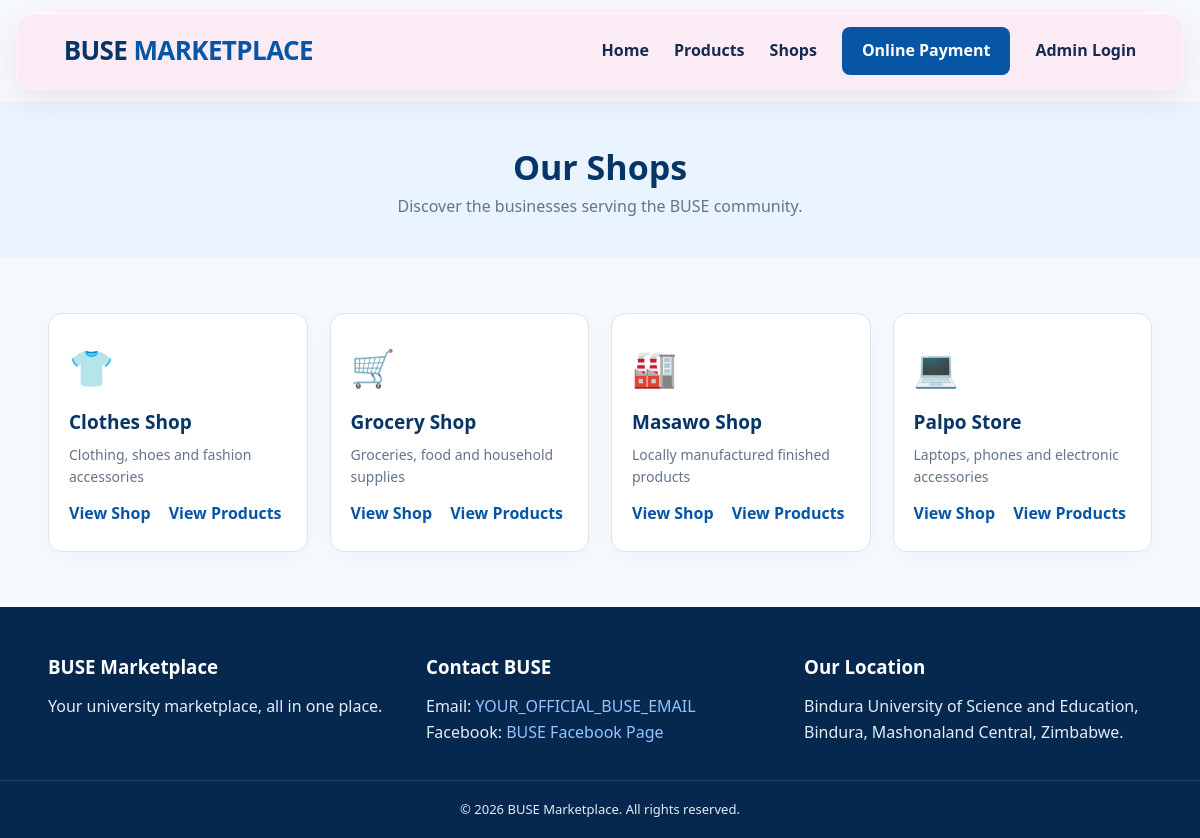
/php/shops.php, run on the app's committed database.
### tables this page shows
CREATE TABLE shops (
    id INT AUTO_INCREMENT PRIMARY KEY,
    shop_name VARCHAR(100) NOT NULL,
    description TEXT,
    location VARCHAR(150),
    email VARCHAR(150),
    phone VARCHAR(20),
    image VARCHAR(255),
    created_at TIMESTAMP DEFAULT CURRENT_TIMESTAMP
);

### php/shops.php (the view, shortened to what this page needs)
<?php
require_once __DIR__ . "/db.php";
$shops = $pdo->query(
    "SELECT shop_name, description FROM shops ORDER BY shop_name"
)->fetchAll();
$shopIcons = [
    "Palpo Store" => "💻",
    "Grocery Shop" => "🛒",
    "Clothes Shop" => "👕",
    "Masawo Shop" => "🏭"
];
include __DIR__ . "/header.php";
?>
<section class="page-banner">
    <div class="container">
        <h1>Our Shops</h1>
        <p>Discover the businesses serving the BUSE community.</p>
    </div>
</section>
<section class="section">
    <div class="container shop-grid">
        <?php foreach ($shops as $shop): ?>
            <?php $name = $shop["shop_name"]; ?>
            <article class="shop-card">
                <div class="shop-icon" aria-hidden="true">
                    <?= $shopIcons[$name] ?? "🏬" ?>
                </div>
                <h2><?= htmlspecialchars($name, ENT_QUOTES, "UTF-8") ?></h2>
                <p><?= htmlspecialchars(
                    $shop["description"] ?? "",
                    ENT_QUOTES,
                    "UTF-8"
                ) ?></p>
                <div class="shop-card-actions">
                    <a class="text-link"
                       href="shop.php?shop=<?= rawurlencode($name) ?>">
                        View Shop
                    </a>
                    <a class="text-link"
                       href="products.php?shop=<?= rawurlencode($name) ?>">
                        View Products
                    </a>
                </div>
            </article>
        <?php endforeach; ?>
    </div>
</section>
<?php include __DIR__ . "/footer.php"; ?>

### php/header.php (shortened to what this page needs)
<!DOCTYPE html>
<html lang="en">
<head>
    <link rel="stylesheet" href="../css/styles.css?v=10">
</head>
<body<?= !empty($isHomePage) ? ' class="home-page-body"' : '' ?>>
<header class="site-header<?= !empty($isHomePage) ? ' home-site-header' : '' ?>">
    <div class="container nav-container">
        <a href="./index.php" class="logo">
            BUSE <span>MARKETPLACE</span>
        </a>
        <nav id="mainNav">
            <a href="./index.php">Home</a>
            <a href="./products.php">Products</a>
            <a href="./shops.php">Shops</a>
            <?php if (isset($_SESSION['user_id'])): ?>
                <?php if ($_SESSION['role'] === 'admin'): ?>
                    <a href="./Admin.php">Admin Dashboard</a>
                <?php else: ?>
                    <a href="./admin-login.php">Admin Login</a>
                <?php endif; ?>
                <a href="./logout.php">Logout</a>
            <?php else: ?>
                <a href="./online-payment.php" class="nav-login">Online Payment</a>
                <a href="./admin-login.php">Admin Login</a>
            <?php endif; ?>
        </nav>
    </div>
</header>
<main<?= !empty($isHomePage) ? ' class="home-page"' : '' ?>>

### php/footer.php
</main>
<footer class="site-footer<?= !empty($isHomePage) ? ' home-site-footer' : '' ?>">
    <div class="container footer-grid">
        <?php if (!empty($isHomePage)): ?>
        <div>
            <h3>BUSE Marketplace</h3>
            <p>
                A marketplace website concept designed to connect shoppers
                with campus shops and local businesses.
            </p>
        </div>
        <div>
            <h3>Quick Links</h3>
            <a href="./index.php">Home</a>
            <a href="./products.php">Products</a>
            <a href="./shops.php">Shops</a>
            <a href="./online-payment.php">Online Payment</a>
            <a href="./admin-login.php">Admin Login</a>
        </div>
        <div>
            <h3>University Information</h3>
            <p>Bindura University of Science Education</p>
            <p>Bindura, Mashonaland Central, Zimbabwe</p>
            <a href="https://www.buse.ac.zw/"
               target="_blank" rel="noopener noreferrer">
                Official BUSE Website ↗
            </a>
        </div>
        <?php else: ?>
        <div>
            <h3>BUSE Marketplace</h3>
            <p>Your university marketplace, all in one place.</p>
        </div>
        <div>
            <h3>Contact BUSE</h3>
            <p>Email: <a href="mailto:YOUR_OFFICIAL_BUSE_EMAIL">
                YOUR_OFFICIAL_BUSE_EMAIL</a></p>
            <p>Facebook:
                <a href="https://www.facebook.com/"
                   target="_blank" rel="noopener noreferrer">
                    BUSE Facebook Page
                </a>
            </p>
        </div>
        <div>
            <h3>Our Location</h3>
            <p>Bindura University of Science and Education,
               Bindura, Mashonaland Central, Zimbabwe.</p>
        </div>
        <?php endif; ?>
    </div>
    <div class="copyright">
        &copy; <?php echo date("Y"); ?>
        BUSE Marketplace. All rights reserved.
    </div>
</footer>
</body>
</html>

### css/styles.css (style rules this page uses)
:root { --blue: #0756a5; --dark-blue: #073568; --light-blue: #eaf4ff; --white: #ffffff; --text: #172b4d; --muted: #64748b; --border: #dce5ef; }
* { margin: 0; padding: 0; box-sizing: border-box; }
body { font-family: "Segoe UI", Arial, sans-serif; background: #f6f9fd; color: var(--text); line-height: 1.6; }
a { text-decoration: none; color: inherit; }
.container { width: min(1120px, 92%); margin: auto; }
.site-header { width: min(1200px, calc(100% - 32px)); margin: 12px auto; border: 1px solid #fff4fbd9; border-radius: 18px; background: #fce7f3c9; box-shadow: 0 12px 32px #9d42651c, inset 0 1px 0 #ffffffd9; position: sticky; top: 12px; z-index: 100; -webkit-backdrop-filter: blur(18px) saturate(145%); backdrop-filter: blur(18px) saturate(145%); }
.nav-container { min-height: 76px; display: flex; justify-content: space-between; align-items: center; gap: 20px; }
.logo { color: var(--dark-blue); font-family: "Trebuchet MS", "Segoe UI", Arial, sans-serif; font-size: 26px; font-weight: 800; letter-spacing: -0.6px; white-space: nowrap; }
.logo span { color: var(--blue); font-weight: 800; }
nav { display: flex; align-items: center; gap: 25px; }
nav a { font-weight: 600; transition: color .2s; }
.nav-login, .btn { background: var(--blue); color: white; padding: 11px 20px; border-radius: 8px; display: inline-block; border: none; cursor: pointer; font-weight: 700; transition: .2s; }
.section { padding: 55px 0; }
.shop-grid, .product-grid { display: grid; grid-template-columns: repeat(4, minmax(0, 1fr)); gap: 22px; }
.shop-card, .product-card, .form-card, .dashboard-card { background: white; border: 1px solid var(--border); border-radius: 14px; overflow: hidden; box-shadow: 0 5px 20px #102a4308; }
.shop-card { padding: 25px 20px; transition: transform .2s, box-shadow .2s; }
.shop-icon { font-size: 36px; margin-bottom: 10px; }
.shop-card h2, .shop-card h3, .product-card h3 { color: var(--dark-blue); margin-bottom: 7px; }
.shop-card h2 { font-size: 19px; }
.shop-card p, .product-card p { color: var(--muted); font-size: 14px; }
.text-link { display: inline-block; margin-top: 15px; color: var(--blue); font-weight: 700; }
.shop-card-actions { display: flex; flex-wrap: wrap; gap: 0 18px; }
.shop-card-actions .text-link { margin-top: 12px; }
.page-banner { background: var(--light-blue); padding: 38px 0; text-align: center; }
.page-banner h1 { color: var(--dark-blue); font-size: 34px; }
.page-banner p { color: var(--muted); }
.site-footer { background: #06284f; color: #e2edfa; padding-top: 45px; }
.footer-grid { display: grid; grid-template-columns: repeat(3, 1fr); gap: 30px; padding-bottom: 35px; }
.site-footer h3 { color: white; margin-bottom: 12px; }
.site-footer a { color: #93c5fd; overflow-wrap: anywhere; }
.copyright { border-top: 1px solid #ffffff25; padding: 18px; text-align: center; font-size: 13px; }

### data on the page
shops: shop_name "👕", shop_name "Clothes Shop", description "Clothing, shoes and fashion accessories"
shops: shop_name "🛒", shop_name "Grocery Shop", description "Groceries, food and household supplies"
shops: shop_name "🏭", shop_name "Masawo Shop", description "Locally manufactured finished products"
shops: shop_name "💻", shop_name "Palpo Store", description "Laptops, phones and electronic accessories"
